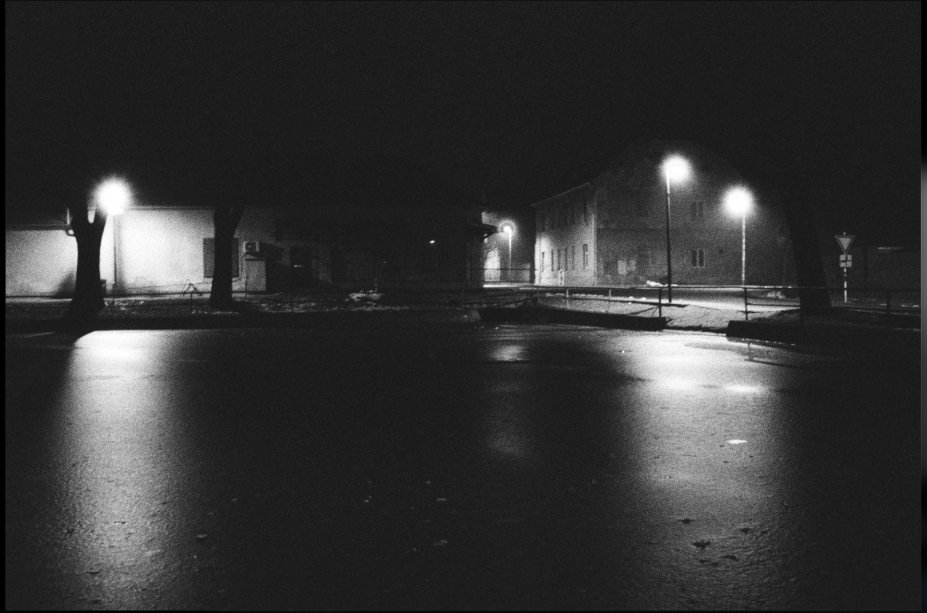
#> input picture image.jpg, 927 x 613 px
$ python model1.py
#> lines starting #> are read from the running program, lines starting #| are printed output that depends on the picture

import cv2
import matplotlib.pyplot as plt

img = cv2.imread('image.jpg', 0)
#> img: shape (613, 927); min 0, max 255, mean 51.7

equalized = cv2.equalizeHist(img)
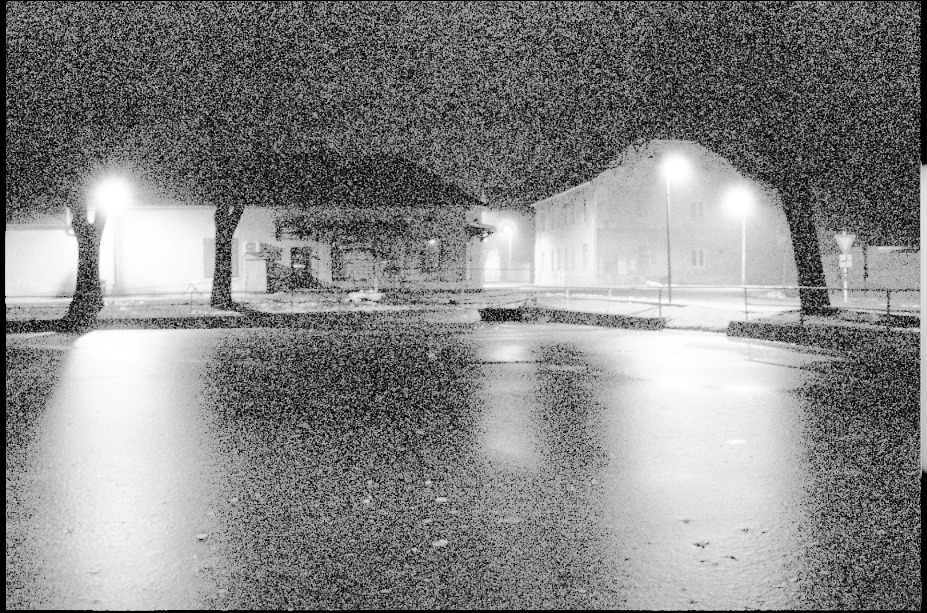
#> equalized: shape (613, 927); min 0, max 255, mean 134.3

plt.figure(figsize=(10, 6))

plt.subplot(2, 2, 1)
plt.imshow(img, cmap='gray')
plt.title('Original Image')
plt.axis('off')

plt.subplot(2, 2, 2)
plt.imshow(equalized, cmap='gray')
plt.title('Equalized Image')
plt.axis('off')

plt.subplot(2, 2, 3)
plt.hist(img.ravel(), 256, [0, 256])
plt.title('Original Histogram')

plt.subplot(2, 2, 4)
plt.hist(equalized.ravel(), 256, [0, 256])
plt.title('Equalized Histogram')

plt.tight_layout()
plt.show()
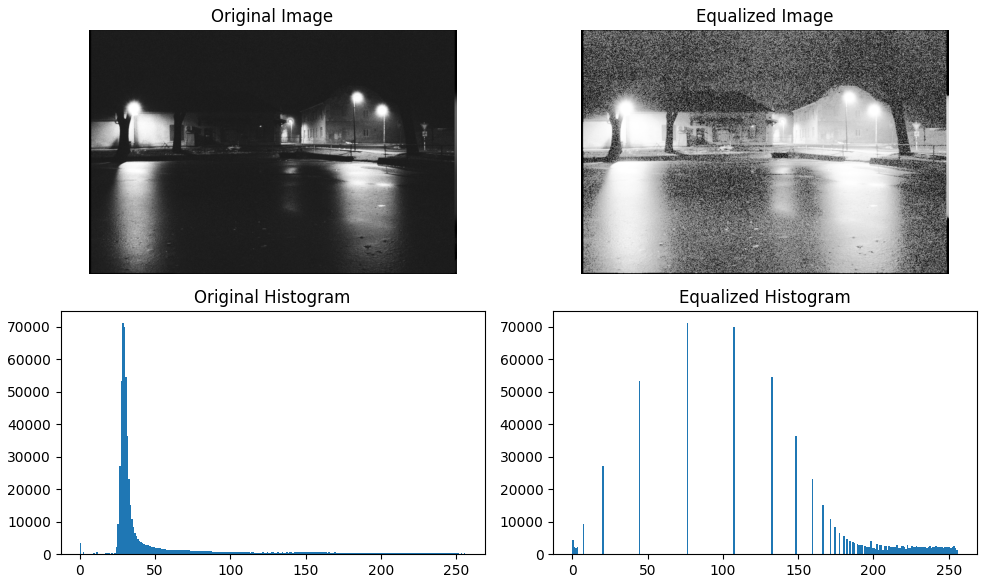
#> figure drawn by matplotlib, 4 panels; panel 3: tallest bar 71240 high, from x = 28 to 29; panel 4: tallest bar 71240 high, from x = 76 to 77
